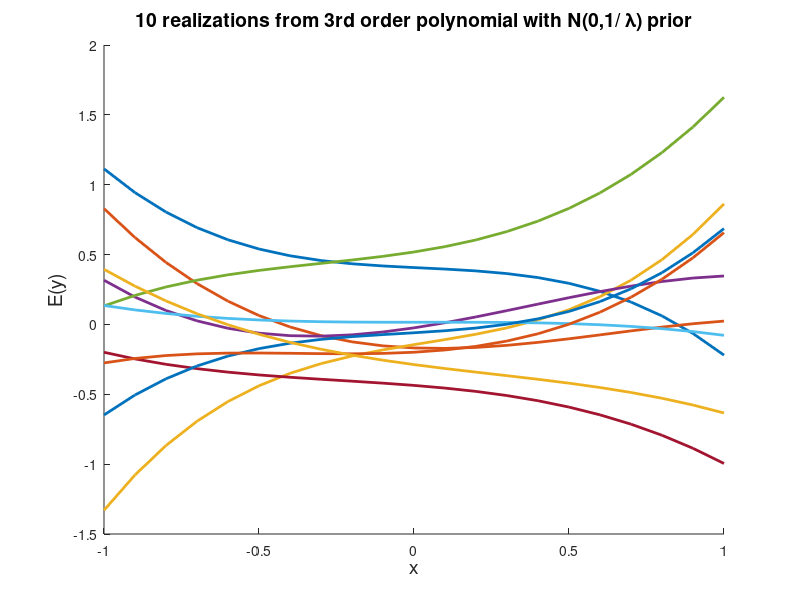

Reproduce this figure in MATLAB.

x = [-1:0.1:1]';
n = length(x);
X = [ones(n,1) x x.^2 x.^3];

p = size(X,2);
lambda = 10;

figure
hold on
for i = 1:10
    beta = [randn(p,1)*sqrt(1/lambda)];
    Xbeta = X*beta
    plot(x,Xbeta, 'linewidth',2)
end
xlabel('x','fontsize',14)
ylabel('E(y)','fontsize',14)
title('10 realizations from 3rd order polynomial with N(0,1/ \lambda) prior','fontsize',14)